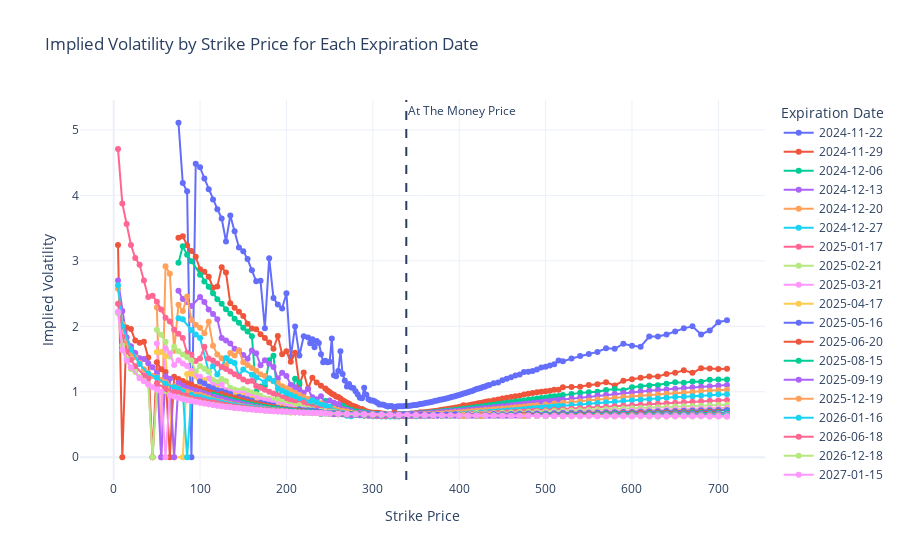

Notebook code for this chart:
### Markdown cell above
### 1.1.1 Implied Volatility

### Code cell
call_options = options[options['type'] == 'Call']
fig = go.Figure()

for expiration, group in call_options.groupby('expiration_date'):
    fig.add_trace(go.Scatter(
        x=group['strike'],
        y=group['impliedVolatility'],
        mode='markers+lines',
        name=str(expiration)
    ))

# Add the current stock price
fig.add_vline(closes.iloc[-1], 
              line_dash='dash',
              annotation_text=f"At The Money Price", 
              annotation_position="top right",
              )

fig.update_layout(
    title="Implied Volatility by Strike Price for Each Expiration Date",
    xaxis_title="Strike Price",
    yaxis_title="Implied Volatility",
    legend_title="Expiration Date",
    template="plotly_white"
)
